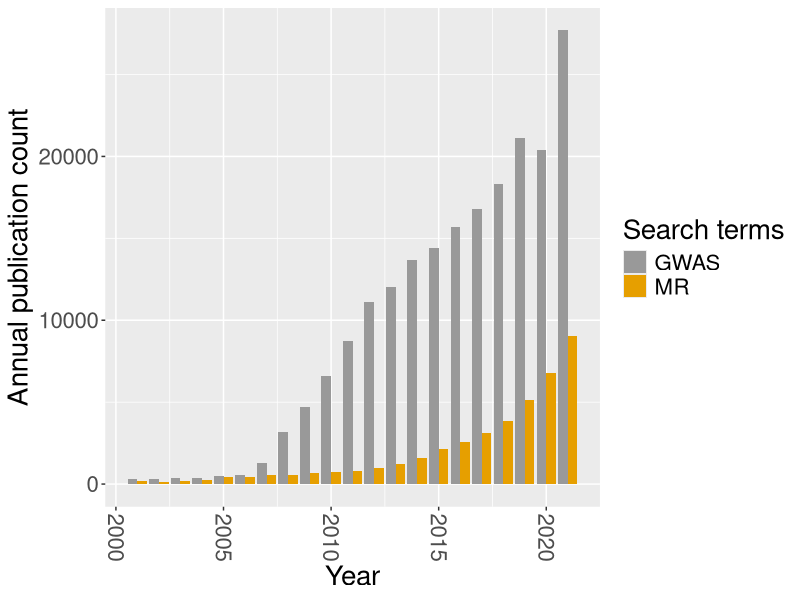

Write the R code that produced this figure. (Note: this script raises an error after producing the figure.)
## ---- chunk 1
knitr::opts_chunk$set(echo = FALSE, message = FALSE)
library(magrittr)
## ---- chunk 2
library(magrittr)
dat <- readxl::read_xlsx(path = "../data/publication-counts.xlsx", sheet = "counts")
dat %>%
  tidyr::pivot_longer(!year) %>%
  dplyr::filter(year < 2022) %>%
  ggplot2::ggplot(ggplot2::aes(x = year, y = value, fill = name)) + 
  ggplot2::geom_bar(stat = "identity", 
                    position=ggplot2::position_dodge()) + 
  ggplot2::scale_fill_manual(labels = c("GWAS", "MR"), values=c('#999999','#E69F00')) + 
  ggplot2::ylab("Annual publication count") + 
  ggplot2::xlab("Year") + 
  ggplot2::theme(axis.text.x = ggplot2::element_text(angle = -90, 
                                                     vjust = 0.5, 
                                                     hjust=1)) +
 # ggplot2::ggtitle("Published journal articles per year") + 
  ggplot2::guides(fill = ggplot2::guide_legend("Search terms")) + 
  ggplot2::theme(text = ggplot2::element_text(size = 20)) 
  
ggplot2::ggsave("../figures/mr-gwas-counts.png")

## ---- chunk 3
knitr::include_graphics("../figures/timeline.pdf")
